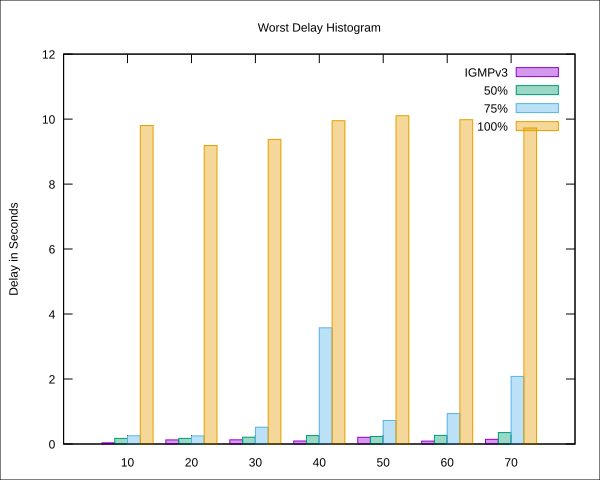

Here is the gnuplot script that generated this plot:
set terminal svg
set output "worst_delay.svg"
set title "Worst Delay Histogram"
set ylabel "Delay in Seconds"
set term svg mouse jsdir "http://gnuplot.sourceforge.net/demo_svg/"
set style data histogram
set style histogram clustered gap 1
set style fill solid 0.4 border
plot "worst_delay.dat" using 2:xticlabels(1) title columnheader(2), '' using 3:xticlabels(1) title columnheader(3), '' using 4:xticlabels(1) title columnheader(4), '' using 5:xticlabels(1) title columnheader(5)